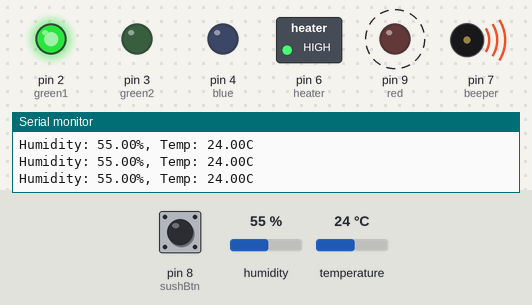
Bench run of a sketch on a simulated Arduino Uno, built with avr-gcc and run on an emulated ATmega328P. Shown: switched loads named in the sketch (green lamp = pin HIGH), output pins drawn as LEDs (lit = HIGH), buzzer (waves = sounding, pin HIGH), the last lines printed to the serial monitor. Dashed ring = blinking. The inputs (shaded band) are chosen by the test bench; at power-on: humidity 55 %, pin 8 (sushBtn) LOW, temperature 24 °C.

Above: at 2.8 s.
2.9 s: humidity set to 22 %
At 5.4 s:
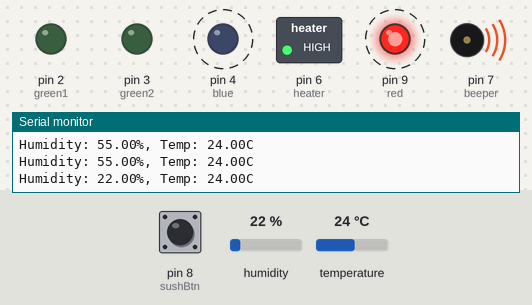
7.0 s: pin 8 (sushBtn) pulled HIGH for 1.25 s
At 8.0 s:
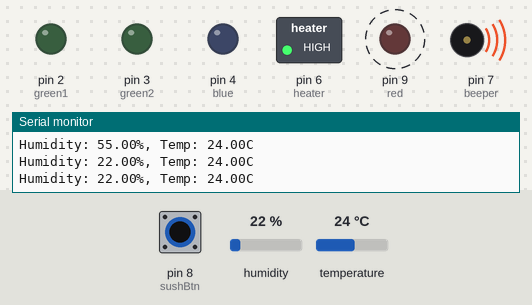
14.3 s: temperature set to 36 °C
18.4 s: temperature set to 39 °C
At 20.1 s:
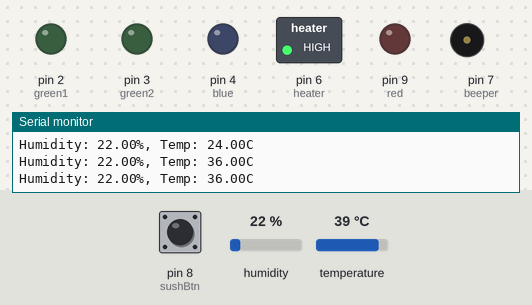
24.4 s: humidity set to 68 %
At 25.6 s:
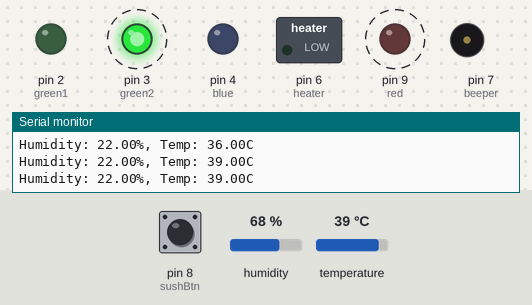
29.3 s: temperature set to 12 °C
At 30.7 s:
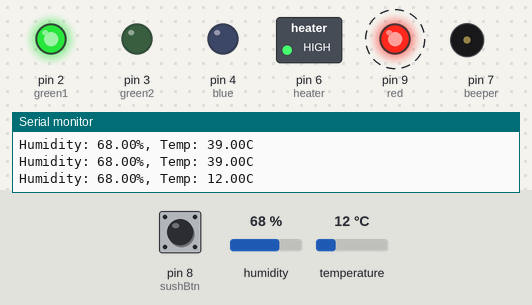
Timing chart, 0 to 34.3 s (numbered marks = the images above; inputs shaded):
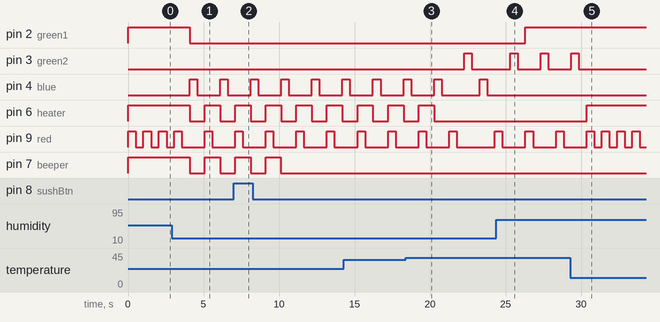

The sketch:

incubator.ino
```cpp
#include <DHT.h>
#include <DHT_U.h>

// Define the pins
const int green1 = 2;
const int green2 = 3;
const int blue = 4;
const int red = 9;
const int envSensor = 5;
const int heater = 6;
const int beeper = 7;
const int sushBtn = 8;

// Variables for managing beeper silence
bool silenced = false;
unsigned long silenceStartTime = 0;  // Time when the button was pressed

// Debounce settings
const unsigned long debounceDelay = 50;  // Debounce time in milliseconds
unsigned long lastButtonPress = 0;  // Timestamp of the last button press

// DHT11 setup
DHT dht(envSensor, DHT11);

// Desired humidity and temperature
const float targetTemp = 37.5;  // for chickens
const int targetHumidity = 53;  // for chickens, then 63% for final 3 days

void setup() {
  // Set the pin modes
  pinMode(green1, OUTPUT);
  pinMode(green2, OUTPUT);
  pinMode(blue, OUTPUT);
  pinMode(red, OUTPUT);
  pinMode(heater, OUTPUT);
  pinMode(beeper, OUTPUT);
  pinMode(sushBtn, INPUT);

  // Begin debugging
  Serial.begin(9600);

  // Initialize the sensor
  dht.begin();
}

void blinkled(int lednum) {
  digitalWrite(lednum, HIGH);
  delay(500);
  digitalWrite(lednum, LOW);
  delay(500);
}

void beep() {
  if (!silenced) {
    digitalWrite(beeper, HIGH);
  }
}

void loop() {
  int switchstate = digitalRead(sushBtn);
  float humidity = dht.readHumidity();
  float temp = dht.readTemperature();

  // Check if sensor readings are valid
  if (isnan(humidity) || isnan(temp)) {
    Serial.println("Failed to read from DHT sensor!");
    return;
  }

  // Display sensor readings for debugging
  Serial.print("Humidity: ");
  Serial.print(humidity);
  Serial.print("%, Temp: ");
  Serial.print(temp);
  Serial.println("C");

  // Reset all LEDs and heater
  digitalWrite(green1, LOW);
  digitalWrite(green2, LOW);
  digitalWrite(blue, LOW);
  digitalWrite(red, LOW);
  digitalWrite(heater, LOW);
  digitalWrite(beeper, LOW);  // Ensure beeper is off initially

  // Control LEDs and beeper based on humidity and temperature
  bool humidityLow = humidity < targetHumidity;
  bool humidityHigh = humidity > targetHumidity;
  bool tempLow = temp < targetTemp;
  bool tempHigh = temp > targetTemp;

  if (humidityLow) {
    blinkled(blue);  // Blink blue LED when humidity is too low
    if (!silenced) {
      beep();  // Beep continuously if not silenced
    }
  } else if (humidityHigh) {
    digitalWrite(blue, LOW);  // Turn off blue LED when humidity is high
    digitalWrite(green1, HIGH);  // Light green1 LED when humidity is too high
    if (!silenced) {
      beep();  // Beep continuously if not silenced
    }
  }

  if (tempLow) {
    digitalWrite(heater, HIGH);  // Turn heater ON if temperature is too low
    blinkled(red);  // Blink red LED when temperature is too low
    if (!silenced) {
      beep();  // Beep continuously if not silenced
    }
  } else if (tempHigh) {
    digitalWrite(heater, LOW);  // Turn heater OFF if temperature is too high
    blinkled(red);  // Blink red LED when temperature is too high
    blinkled(green2);  // Blink green2 LED when temperature is too high
    if (!silenced) {
      beep();  // Beep continuously if not silenced
    }
  }

  // Ideal conditions
  if (!humidityLow && !humidityHigh && !tempLow && !tempHigh) {
    digitalWrite(green1, HIGH);
    digitalWrite(green2, HIGH);  // Light both green LEDs when conditions are ideal
  }

  // Silence button logic with debounce
  if (switchstate == HIGH) {
    unsigned long currentTime = millis();
    if (currentTime - lastButtonPress > debounceDelay) {
      silenced = true;
      silenceStartTime = millis();  // Record the time when the button is pressed
      lastButtonPress = currentTime;  // Update the timestamp of the last button press
    }
  }

  // Reactivate beeper after 5 minutes (300000 milliseconds)
  if (silenced && millis() - silenceStartTime >= 300000) {
    silenced = false;  // After 5 minutes, allow beeper to activate again
  }

  // Ensure beeper stops if silenced
  if (silenced) {
    digitalWrite(beeper, LOW);
  }
}
```

Measured:
- the behaviour switches between 37 and 38 °C on temperature (found by bisection; images 2 and 3)
- after the input at 2.9 s, pin 2 (green1): HIGH → LOW after 1.2 s; pin 4 (blue): alternates HIGH for 0.50 s and LOW for 1.5 s, starting after 1.2 s; pin 6 (heater), pin 7 (beeper): HIGH → LOW after 1.2 s, → HIGH 1.0 s later, → LOW 1.0 s later; pin 9 (red): LOW → HIGH after 2.2 s, → LOW 0.50 s later
- after the input at 7.0 s, pin 7 (beeper): goes on until 10.1 s, then stays LOW
- after the input at 18.4 s, pin 3 (green2): LOW → HIGH after 3.9 s, → LOW 0.50 s later; pin 6 (heater): goes on until 20.3 s, then stays LOW
- after the input at 24.4 s, pin 2 (green1): LOW → HIGH after 1.9 s; pin 3 (green2): LOW → HIGH after 2.9 s, → LOW 0.50 s later; pin 4 (blue): stays LOW (without the input it goes to HIGH after 1.9 s)
- after the input at 29.3 s, pin 3 (green2): goes on until 29.8 s, then stays LOW; pin 6 (heater): LOW → HIGH after 1.1 s; pin 9 (red): alternates HIGH for 0.50 s and LOW for 0.51 s, starting after 2.1 s
- by itself, pin 9 (red): alternates HIGH for 0.50 s and LOW for 0.51 s
